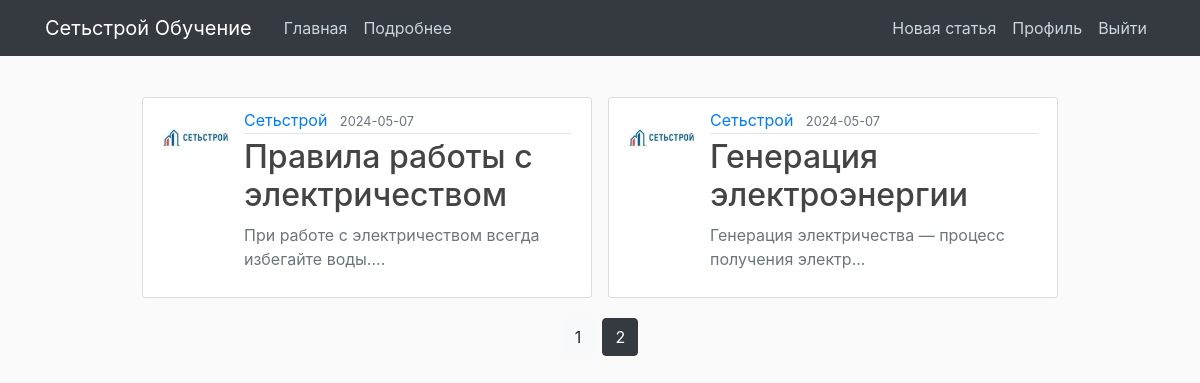
Screenshot of /home?page=2 (signed in) with the database file from the repository.
### main/models.py (models this page shows, shortened)
class Post(db.Model):
    id = db.Column(db.Integer, primary_key=True)
    title = db.Column(db.String(100), nullable=False)
    date_posted = db.Column(db.DateTime, nullable=False, default=datetime.utcnow)
    content = db.Column(db.Text, nullable=False, default='default.jpg')
    user_id = db.Column(db.Integer, db.ForeignKey('user.id'), nullable=False)
    questions = db.relationship('Publication', backref='availableTests', lazy=True)

class User(db.Model, UserMixin):
    id = db.Column(db.Integer, primary_key=True)
    username = db.Column(db.String(70), nullable=False)
    email = db.Column(db.String(120), unique=True, nullable=False)
    image_file = db.Column(db.String(20), nullable=False, default='default.jpg')
    password = db.Column(db.String(60), nullable=False)
    role = db.Column(db.Integer, default=0)
    posts = db.relationship('Post', backref='author', lazy=True)
    passed_tests = db.relationship('PassedTests', backref='passed', lazy=True)

### main/routes.py (the view)
@app.route("/")
@app.route("/home")
def home():
    page = request.args.get('page', 1, type=int)
    posts = Post.query.order_by(Post.date_posted.desc()).paginate(page=page, per_page=6)
    return render_template('home.html', posts=posts)

### main/models.py (called while the page is built)
@login_manager.user_loader
def load_user(user_id):
    return User.query.get(int(user_id))

### main/templates/home.html
{% extends "layout.html" %}
{% block content %}
    <div class="col-md-12 d-flex justify-content-center flex-wrap mt-3">
        {% for post in posts.items %}
        <article class="media content-section col-md-5 mx-2">
          <img class="rounded-circle article-img" src="{{ url_for('static', filename='profile_pics/' + post.author.image_file) }}">
          <div class="media-body">
            <div class="article-metadata">
              <a class="mr-2" href="{{ url_for('user_posts', username=post.author.username) }}">{{ post.author.username }}</a>
              <small class="text-muted">{{ post.date_posted.strftime('%Y-%m-%d') }}</small>
            </div>
            <h2><a class="article-title"  style="word-break: break-word;"href="{{ url_for('post', post_id=post.id) }}">{{ post.title[:40]}}</a></h2>
            <p class="article-content text-muted" style="word-break: break-word;">{{ post.content[:50]}}... </p>
          </div>
        </article>
        {% endfor %}
    </div>
    <div class="col-md-12 d-flex justify-content-center flex-wrap">
    {% for page_num in posts.iter_pages(left_edge=1, right_edge=1, left_current=1, right_current=2) %}
      {% if page_num %}
        {% if posts.page == page_num %}
          <a class="btn mx-1 btn btn-dark  mb-4" href="{{ url_for('home', page=page_num) }}">{{ page_num }}</a>
        {% else %}
          <a class="btn mx-1 btn btn-light  mb-4" href="{{ url_for('home', page=page_num) }}">{{ page_num }}</a>
        {% endif %}
      {% else %}
        ...
      {% endif %}
    {% endfor %}
    </div>
{% endblock content %}

### main/static/main.css (style rules this page uses)
body { background: #fafafa; color: #333333; margin-top: 5rem; }
h1, h2, h3, h4, h5, h6 { color: #444444; }
.content-section { background: #ffffff; padding: 10px 20px; border: 1px solid #dddddd; border-radius: 3px; margin-bottom: 20px; }
.article-title { color: #444444; }
.article-content { white-space: pre-line; }
.article-img { height: 65px; width: 65px; margin-right: 16px; }
.article-metadata { padding-bottom: 1px; margin-bottom: 4px; border-bottom: 1px solid #e3e3e3 }

### rows the page displays
Post: image_file (picture), author.username "Сетьстрой", date_posted "2024-05-07", title "Правила работы с электричеством", content "При работе с электричеством всегда избегайте воды."
Post: image_file (picture), author.username "Сетьстрой", date_posted "2024-05-07", title "Генерация электроэнергии", content "Генерация электричества — процесс получения электр"

### other values shown
{{ page_num }} "1"
{{ page_num }} "2"
